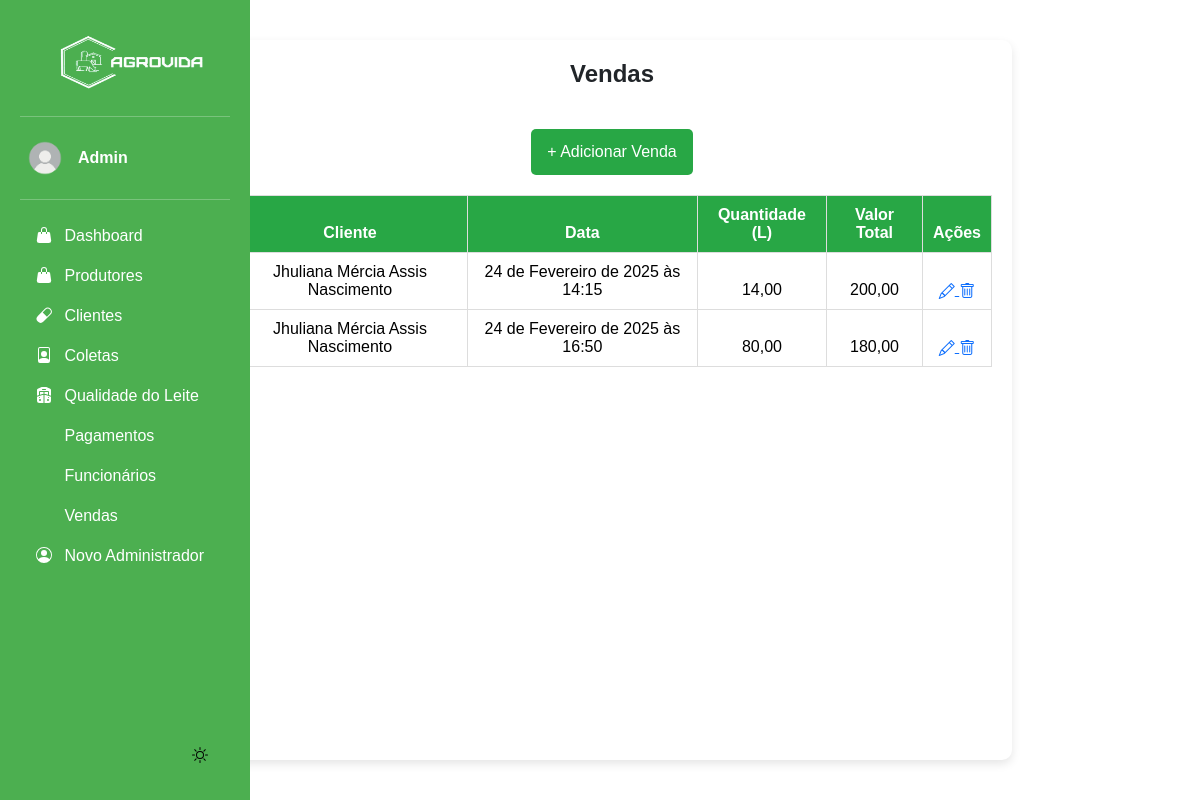
Page /vendas/ (signed in) on the committed database.
### app/models.py (models this page shows, shortened)
class Venda(models.Model):
    imagem = models.ImageField(upload_to='vendas/', blank=True, null=True)
    cliente = models.ForeignKey(Cliente, on_delete=models.CASCADE)
    data_venda = models.DateTimeField(auto_now_add=True)
    quantidade_litros = models.DecimalField(max_digits=10, decimal_places=2)
    valor_total = models.DecimalField(max_digits=10, decimal_places=2)

class Cliente(models.Model):
    nome = models.CharField(max_length=100)
    endereco = models.CharField(max_length=255)
    contato = models.CharField(max_length=20)

### app/views.py (the view)
# urls.py: path('vendas/', views.listar_vendas, name='listar_vendas'),
@login_required(login_url='login_index')
def listar_vendas(request):
    vendas = Venda.objects.all()
    return render(request, 'app/listar_vendas.html', {'vendas': vendas})

### app/templates/app/listar_vendas.html (shortened to what this page needs)
{% extends "base.html" %}
{% load static %}
{% block content %}
<div class="container">
    <h2 class="title">Vendas</h2>
    <a href="{% url 'cadastrar_venda' %}" class="btn btn-add">+ Adicionar Venda</a>
        <table class="table">
            <thead>
                <tr>
                    <th>Cliente</th>
                    <th>Data</th>
                    <th>Quantidade (L)</th>
                    <th>Valor Total</th>
                    <th>Ações</th>
                </tr>
                {% for venda in vendas %}
                <tr>
                    <td>{{ venda.cliente.nome }}</td>
                    <td>{{ venda.data_venda }}</td>
                    <td>{{ venda.quantidade_litros }}</td>
                    <td>{{ venda.valor_total }}</td>
                    <td>
                        <a href="{% url 'editar_venda' venda.id %}">
                            <i class="bi bi-pencil"></i>
                        </a>
                        <a href="{% url 'excluir_venda' venda.id %}" onclick="return confirm('Tem certeza que deseja excluir?')">
                            <i class="bi bi-trash"></i>
                        </a>
                    </td>
                </tr>
                {% endfor %}
        </table>
    </div>
{% endblock %}

### base/templates/modulos/sidebar.html (shortened to what this page needs)
{% load static %}
<body>
    <div class="sidebar">
        <img src="{% static 'img/logo.png' %}" alt="Logo" width="200" height="80" class="logo">
        <hr>
            <div class="dropdown">
                <a href="#" class="d-flex align-items-center text-white text-decoration-none" data-bs-toggle="dropdown" aria-expanded="false">
                    <img src="{% static "img/usuario.png" %}" alt="" width="50" height="50" class="rounded-circle me-2">
                    <strong>{{ request.user.first_name }}</strong>
                </a>
            </div>
        <hr>
        <ul class="nav nav-pills flex-column mb-auto">
            <li>
                <a href="{% url "dashboard" %}" class="nav-link text-white">
                    <svg class="bi pe-none me-2" width="16" height="16"><use xlink:href="#produtos"/></svg>
                    Dashboard
                </a>
            </li>
            <li>
                <a href="{% url "listar_produtor" %}" class="nav-link text-white">
                    <svg class="bi pe-none me-2" width="16" height="16"><use xlink:href="#produtos"/></svg>
                    Produtores
                </a>
            </li>
            <li>
                <a href="{% url "listar_cliente" %}" class="nav-link text-white">
                    <svg class="bi pe-none me-2" width="16" height="16"><use xlink:href="#medicamentos"/></svg>
                    Clientes
                </a>
            </li>
            <li>
                <a href="{% url "listar_coleta" %}" class="nav-link text-white">
                    <svg class="bi pe-none me-2" width="16" height="16"><use xlink:href="#funcionarios"/></svg>
                    Coletas
                </a>
            </li>
            <li>
                <a href="{% url "listar_qualidade" %}" class="nav-link text-white">
                    <svg class="bi pe-none me-2" width="16" height="16"><use xlink:href="#fornecedores"/></svg>
                    Qualidade do Leite
                </a>
            </li>
            <li>
                <a href="{% url "listar_pagamentos" %}" class="nav-link text-white">
                    <svg class="bi pe-none me-2" width="16" height="16"><use xlink:href="#"/></svg>
                    Pagamentos
                </a>
            </li>
            <li>
                <a href="{% url "listar_funcionarios" %}" class="nav-link text-white">
                    <svg class="bi pe-none me-2" width="16" height="16"><use xlink:href="#"/></svg>
                    Funcionários
                </a>
            </li>
            <li>
                <a href="{% url "listar_vendas" %}" class="nav-link text-white">
                    <svg class="bi pe-none me-2" width="16" height="16"><use xlink:href="#"/></svg>
                    Vendas
                </a>
            </li>
            <li>
                <a href="{% url 'cadastrar_admin' %}" class="nav-link text-white">
                    <svg class="bi pe-none me-2" width="16" height="16"><use xlink:href="#people-circle"/></svg>
                    Novo Administrador
                </a>
            </li>
        </ul>
        <button id="theme-toggle">
           <svg id="theme-icon" width="24" height="24" fill="currentColor"></svg>
        </button>
    </div>
    <div class="b-example-divider b-example-vr"></div>
</body>

### base/static/css/inicio.css (style rules this page uses)
html, body { font-family: Arial, sans-serif; transition: background 0.3s, color 0.3s; height: 100vh; width: 100vw; margin: 0; display: flex; }
#theme-toggle { display: flex; justify-content: end; align-items: end; border: none; cursor: pointer; background-color: transparent; }
#theme-icon { width: 32px; height: 32px; fill: currentColor; }
.b-example-divider { width: 100%; height: 3rem; }
.b-example-vr { flex-shrink: 0; width: 1.5rem; height: 100vh; }
.bi { vertical-align: -.125em; fill: currentColor; }
.nav-link { color: #222222; }
.sidebar { width: 250px; background: #4CAF50; padding: 20px; height: 100vh; color: white; position: fixed; left: 0; top: 0; bottom: 0; overflow-y: auto; display: flex; flex-direction: column; }
li { display: flex; width: 100%; }
.container { max-width: 800px; margin: 40px auto; padding: 20px; background: #fff; border-radius: 10px; box-shadow: 0 4px 10px rgba(0, 0, 0, 0.1); display: flex; flex-direction: column; height: auto; align-items: stretch; }
.title { text-align: center; font-size: 24px; font-weight: bold; margin-bottom: 20px; }
.table { width: 100%; border-collapse: collapse; }
.table th, .table td { padding: 10px; border: 1px solid #ddd; text-align: center; }
.table th { background-color: #28a745; color: white; }
.table tr:nth-child(even) { background-color: #f2f2f2; }
.btn { padding: 8px 12px; text-decoration: none; border-radius: 5px; transition: all 0.3s ease; }
.btn-add { display: block; width: max-content; margin: 20px auto; background: #28a745; color: white; padding: 10px 15px; font-size: 16px; }

### rows in the picture
Venda: cliente.nome "Jhuliana Mércia Assis Nascimento", data_venda "24 de Fevereiro de 2025 às 14:15", quantidade_litros "14,00", valor_total "200,00"
Venda: cliente.nome "Jhuliana Mércia Assis Nascimento", data_venda "24 de Fevereiro de 2025 às 16:50", quantidade_litros "80,00", valor_total "180,00"

### other values in the picture
{{ request.user.first_name }} "Admin"
